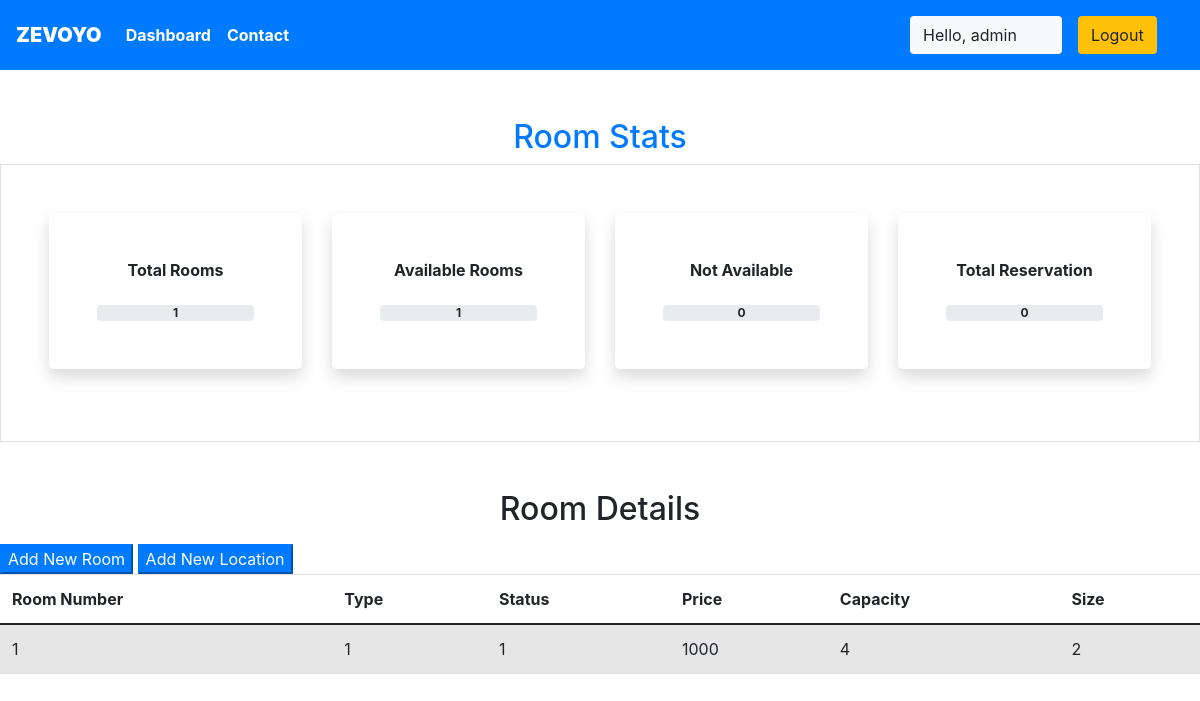
The page /myApp/staff/dashboard/ (signed in) on the database its author committed.
### myApp/models.py (models this page shows, shortened)
class Rooms(models.Model):
    ROOM_STATUS = (
        ('1', 'Available'),
        ('2', 'Not Available')
    )
    RoOM_TYPE = (
        ('1', 'Premimum'),
        ('2', 'Deluxe'),
        ('3', 'Basic')
    )
    roomType = models.CharField(max_length = 50, choices = RoOM_TYPE)
    capacity = models.IntegerField()
    price = models.IntegerField()
    size = models.IntegerField()
    hotel = models.ForeignKey(Hotels, on_delete = models.CASCADE)
    status = models.CharField(choices = ROOM_STATUS, max_length = 15)
    roomNumber = models.IntegerField()

### myApp/views.py (the view)
# urls.py: path('staff/dashboard/', views.dashboard, name = 'dashboard'),
@login_required(login_url = "/staff")
def dashboard(request):
    if request.user.is_staff == False:
        return HttpResponse("Access Denied")
    rooms = Rooms.objects.all()
    totalRooms = len(rooms)
    availableRooms = len(rooms.filter(status = '1'))
    unavailableRooms = len(rooms.filter(status = '2'))
    reserved = len(Reservation.objects.all())
    hotel = Hotels.objects.values_list('location', 'id').distinct().order_by()
    response = render(request, 'staff/panel.html', {'location': hotel, 'reserved': reserved, 'rooms': rooms, 'totalRooms': totalRooms, 'available': availableRooms, 'unavailable': unavailableRooms})
    return HttpResponse(response)

### myApp/templates/staff/panel.html (shortened to what this page needs)
{% extends 'basic.html' %} {% block title %} staff panel {% endblock title %} {% block body %}
<section class="my-5">
    {% load mathfilters %}
    <h2 class="text-center text-primary">
        Room Stats
    </h2>
    <div class="container-fluid px-5 py-5 border">
        <div class="row">
            <div class="col-xl-3 col-lg-6 col-sm-12 mb-4">
                <div class="bg-white rounded-lg p-5 shadow">
                    <h2 class="h6 font-weight-bold text-center mb-4">Total Rooms</h2>
                    <div class="progress mx-auto" data-value="{{ totalRooms }}">
                        <div class="progress-value w-100 h-100 rounded-circle d-flex align-items-center justify-content-center ">
                            <div class="font-weight-bold ">{{ totalRooms }}</div>
                        </div>
                    </div>
                </div>
            </div>
            <div class="col-xl-3 col-lg-6 col-sm-12 mb-4">
                <div class="bg-white rounded-lg p-5 shadow">
                    <h2 class="h6 font-weight-bold text-center mb-4">Available Rooms</h2>
                    <div class="progress mx-auto" data-value="{{ available }}">
                        <div class="progress-value w-100 h-100 rounded-circle d-flex align-items-center justify-content-center ">
                            <div class=" font-weight-bold ">{{ available }}</div>
                        </div>
                    </div>
                </div>
            </div>
            <div class="col-xl-3 col-lg-6 col-sm-12 mb-4">
                <div class="bg-white rounded-lg p-5 shadow">
                    <h2 class="h6 font-weight-bold text-center mb-4">Not Available</h2>
                    <div class="progress mx-auto" data-value="{{ unavailable }}">
                        <div class="progress-value w-100 h-100 rounded-circle d-flex align-items-center justify-content-center ">
                            <div class="font-weight-bold">{{ unavailable }}</div>
                        </div>
                    </div>
                </div>
            </div>
            <div class="col-xl-3 col-lg-6 col-sm-12 mb-4">
                <div class="bg-white rounded-lg p-5 shadow">
                    <h2 class="h6 font-weight-bold text-center mb-4">Total Reservation</h2>
                    <div class="progress mx-auto" data-value="{{ reserved }}">
                        <div class="progress-value w-100 h-100 rounded-circle d-flex align-items-center justify-content-center ">
                            <div class="font-weight-bold ">{{ reserved }}</div>
                        </div>
                    </div>
                </div>
            </div>
        </div>
    </div>
</section>
<h2 class="text-center pb-2"> Room Details </h2>
<button class="btn-group btn-primary" data-toggle="modal" data-target="#new-room">Add New Room</button>
<button class="btn-group btn-primary" data-toggle="modal" data-target="#new-location">Add New Location</button>
<table class="table table-striped">
    <thead>
        <th>Room Number</th>
        <th>Type</th>
        <th>Status</th>
        <th>Price</th>
        <th>Capacity</th>
        <th>Size</th>
    </thead>
    {% if rooms %} {% for room in rooms %}
    <tr>
        <td> {{ room.roomNumber }} </td>
        <td> {{ room.roomType }} </td>
        <td> {{ room.status }} </td>
        <td> {{ room.price }} </td>
        <td> {{ room.capacity }} </td>
        <td> {{ room.size }} </td>
    </tr>
    {% endfor %} {% endif %}
</table>
{% endblock body %}

### myApp/templates/basic.html (shortened to what this page needs)
{% load static %}
<!DOCTYPE HTML>
<html>
<head>
    <link rel="stylesheet" href="https://use.fontawesome.com/releases/v5.7.0/css/all.css">
    <link href="https://cdn.jsdelivr.net/npm/bootstrap@5.0.0-beta3/dist/css/bootstrap.min.css" rel="stylesheet">
    <link rel="stylesheet" href="https://maxcdn.bootstrapcdn.com/bootstrap/4.5.0/css/bootstrap.min.css">
</head>
<body>
    <div class="container-fluid px-0">
        <nav class="navbar navbar-expand-lg navbar-dark bg-primary font-weight-bold">
            <a class="navbar-brand text-bold bg-black">
                <b>ZEVOYO</b>
            </a>
            <div class="collapse navbar-collapse" id="navbarSupportedContent">
                <ul class="navbar-nav mr-auto">
                    {% if user.is_staff %}
                    <li class="nav-item active">
                        <a class="nav-link text-bold" href="/myApp/staff/dashboard">Dashboard</a>
                    </li>
                    {% elif user.is_staff == False and user.is_authenticated %}
                    <li class="nav-item active">
                        <a class="nav-link text-bold" href="/user/bookings">My Bookings</a>
                    </li>
                    {% endif %}
                    <li class="nav-item active">
                        <a class="nav-link text-bold" href="/myApp/contact">Contact</a>
                    </li>
                </ul>
                {% if user.is_authenticated %}
                <button class="btn btn-group bg-light" data-toggle="modal" data-target="#forlogin">
                        Hello, {{request.user}}
                        <a href="/myApp/logout/" class="nav-link">
                            <button class="btn btn-group bg-warning" data-toggle="modal" data-target="#forlogin">
                                Logout
                            </button>
                </a>
                </button>
                {% endif %}
            </div>
        </nav>
    </div>
         {% block body %} {% endblock body %}
</body>
</html>

### myApp/templates/basic.html (style rules this page uses)
a { text-decoration: none; }

### rows shown on the page
Rooms: roomNumber "1", roomType "1", status "1", price "1000", capacity "4", size "2"

### other values the page prints
{{ request.user }} "admin"
{{ totalRooms }} "1"
{{ available }} "1"
{{ unavailable }} "0"
{{ reserved }} "0"
